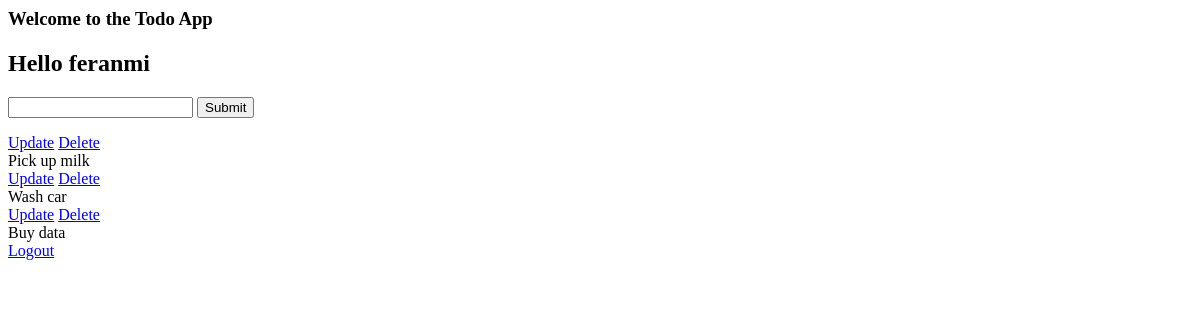
The app's page / (signed in), older data.
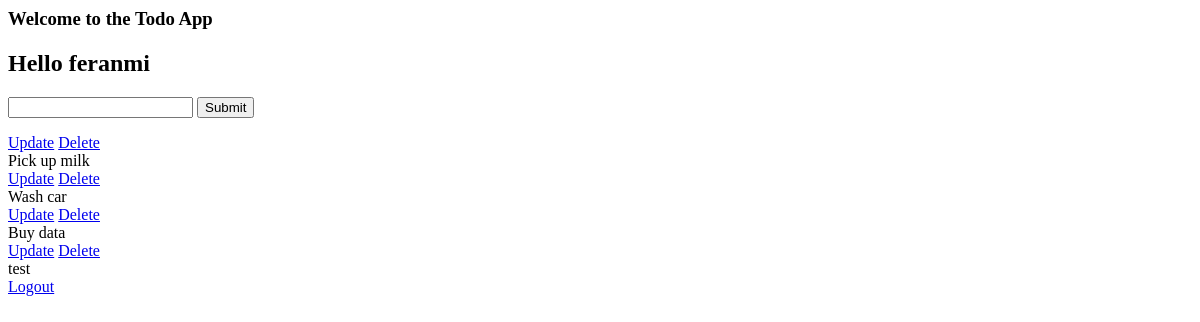
The same page, newer data.
### base/models.py (models this page shows)
class Task(models.Model):
    title = models.CharField(max_length=300)
    completed = models.BooleanField(default=False)
    created = models.DateTimeField(auto_now_add=True)
    def __str__(self):
        return self.title

### base/views.py (the view)
# urls.py: path('', views.homePage, name='home'),
@login_required(login_url='login-page')
def homePage(request):
    tasks = Task.objects.all()
    form = TaskForm()
    if request.method == 'POST':
        form = TaskForm(request.POST)
        if form.is_valid:
            form.save()
        return redirect('/')
    context = {'tasks':tasks, 'form':form}
    return render(request, 'base/list.html', context)

### base/forms.py
class TaskForm(ModelForm):
    class Meta:
        model = Task
        fields = '__all__'

### base/templates/base/list.html
<h3>Welcome to the Todo App</h3>
{% if request.user.is_authenticated %}
<h2>Hello {{request.user}}</h2>
{% endif %}
<form action="/" method="POST">
  {% csrf_token %} {{form.title}}
  <input type="submit" name="Submit" />
</form>
{% for task in tasks %}
<div>
  <a href="{% url 'update' task.id %}">Update</a>
  <a href="{% url 'delete' task.id %}">Delete</a>
  {% if task.completed == True %}
  <br />
  <s>{{task}}</s>
  {% else %}
  <br />
  <span>{{task}}</span>
  {% endif %}
</div>
{% endfor %}
<a href="{% url 'logout-page' %}">Logout</a>

Row changes from the older to the newer data that the page shows:
added Task: title "test"
